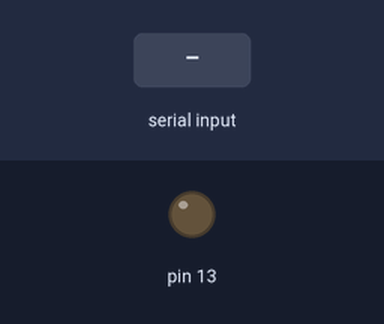
The sketch below on a simulated Arduino Uno, built with avr-gcc and run on an emulated ATmega328P. Parts: output pins drawn as LEDs (lit = HIGH). Inputs (shaded band) come from the test bench.

Above: at 1.2 s.
1.3 s: "1" received over Serial
At 2.4 s:
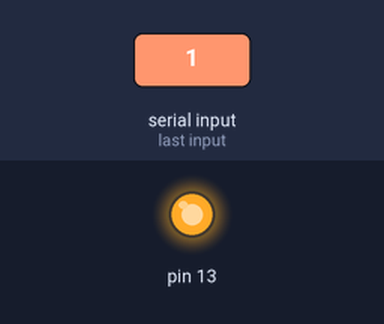
2.8 s: "0" received over Serial
At 3.6 s:
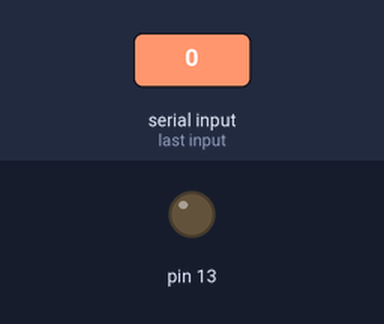
Timing chart, 0 to 5.8 s (numbered marks = the images above; inputs shaded):
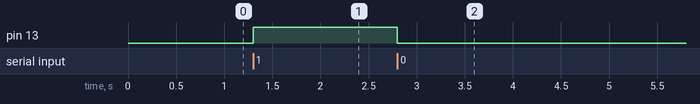

Measured:
- after the input at 1.3 s, pin 13: LOW → HIGH at once
- after the input at 2.8 s, pin 13: HIGH → LOW at once

The sketch:

serial01.ino
```cpp
void setup() {
  Serial.begin(115200);
  pinMode(13, OUTPUT);
}

void loop() {
  char readedByte = '0';

  while(Serial.available() > 0){
    readedByte = (char) Serial.read();
    if(readedByte == '0')
      digitalWrite(13, LOW);
    else if(readedByte == '1')
      digitalWrite(13, HIGH);
  }

  delay(100);
}
```
